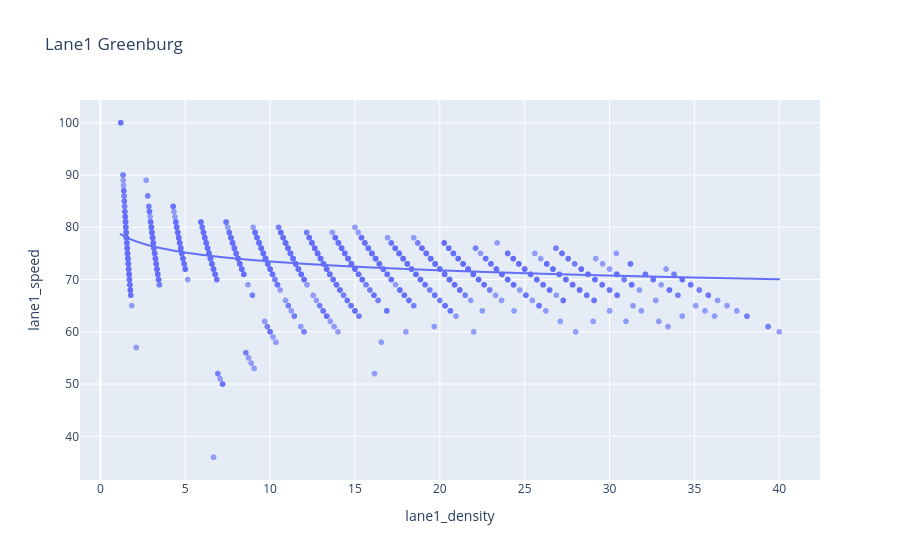

Here is the notebook cell this chart was saved with:
### Code cell
greenburg_fig1 = px.scatter(
    traffic_df,
    x="lane1_density",
    y="lane1_speed",
    opacity=0.65,
    trendline="ols",
    trendline_options=dict(log_x=True),
    title="Lane1 Greenburg"
)

greenburg_fig1.show()

### Figure 1 — Plotly figure (JSON) as saved in the notebook; plotly's stock layout.template omitted (floating-point values rounded to 4 significant figures; data arrays with more than 128 entries replaced by an {"elided": "..."} marker saying what was removed)
{"data": [{"hovertemplate": "lane1_density=%{x}<br>lane1_speed=%{y}<extra></extra>", "legendgroup": "", "marker": {"color": "#636efa", "opacity": 0.65, "symbol": "circle"}, "mode": "markers", "name": "", "showlegend": false, "type": "scattergl", "x": {"elided": "2552 float values"}, "xaxis": "x", "y": {"elided": "2552 float values"}, "yaxis": "y"}, {"hovertemplate": "<b>OLS trendline</b><br>lane1_speed = -5.66248 * log10(lane1_density) + 79.1282<br>R<sup>2</sup>=0.215900<br><br>lane1_density=%{x}<br>lane1_speed=%{y} <b>(trend)</b><extra></extra>", "legendgroup": "", "marker": {"color": "#636efa", "symbol": "circle"}, "mode": "lines", "name": "", "showlegend": false, "type": "scattergl", "x": {"elided": "2205 float values"}, "xaxis": "x", "y": {"elided": "2205 float values"}, "yaxis": "y"}], "layout": {"legend": {"tracegroupgap": 0}, "title": {"text": "Lane1 Greenburg"}, "xaxis": {"anchor": "y", "domain": [0, 1], "title": {"text": "lane1_density"}}, "yaxis": {"anchor": "x", "domain": [0, 1], "title": {"text": "lane1_speed"}}}}
